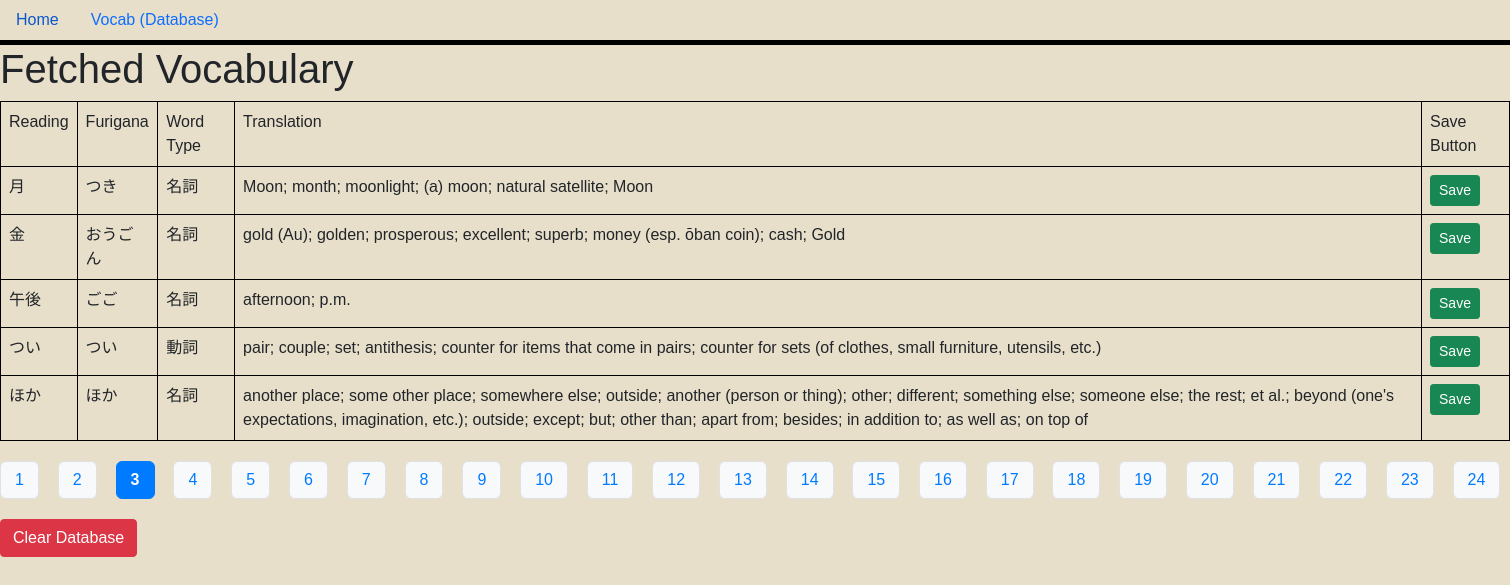
Screenshot of /?page=2 with the database file from the repository.
### main.py (models this page shows, shortened)
class Vocab(db.Model):
    id = db.Column(db.Integer, primary_key=True)
    readingJapanese = db.Column(db.String(50), nullable=False)
    wordType = db.Column(db.String(6), nullable=False)
    translation = db.Column(db.String(300), nullable=False)
    furigana = db.Column(db.String(100), nullable=True)

### main.py (the view, shortened to what this page needs)
@app.route("/", methods=["POST", "GET"])
def index():
    page = int(request.args.get("page", 0))
    per_page = 5
    def remove_saved_vocab(words):
        for vocab in words[:]:
            exists = SavedVocab.query.filter_by(
                readingJapanese=vocab.readingJapanese,
                wordType=vocab.wordType,
                translation=vocab.translation,
                furigana=vocab.furigana
            ).first()
            if exists:
                db.session.delete(vocab)
        db.session.commit()
    if request.method == "GET":
        total_words = Vocab.query.count()
        total_pages = (total_words + per_page - 1) // per_page
        page_numbers = list(range(total_pages))
        words = Vocab.query.offset(page * per_page).limit(per_page).all()
        for vocab in words:
            if not vocab.translation:
                result = data_proccessing_unit.get_jisho_translation(vocab.readingJapanese)
                translation = "; ".join(result["translations"]) if isinstance(result["translations"], list) else result["translations"]
                furigana = result["furigana"]
                vocab.translation = translation
                vocab.furigana = furigana
                db.session.commit()
        remove_saved_vocab(words)
        words = Vocab.query.offset(page * per_page).limit(per_page).all()
        next_page = page + 1
        prev_page = page - 1
        return render_template(
            "homepage.html",
            words=words,
            next_page=next_page,
            prev_page=prev_page,
            page=page,
            page_numbers=page_numbers,
            total_pages=total_pages
        )

### templates/homepage.html (shortened to what this page needs)
{% extends 'base.html' %}
{% block head %}
<link rel="stylesheet" href="../static/style.css">
{% endblock %}
{% block body %}
<div>
    <h1>Fetched Vocabulary</h1>
    {% if words|length > 0 %}
    <table class="table table-bordered">
        <tr>
            <td>Reading</td>
            <td>Furigana</td>
            <td>Word Type</td>
            <td>Translation</td>
            <td>Save Button</td>
        </tr>
        {% for item in words %}
        <tr>
            <td>{{ item.readingJapanese }}</td>
            <td>{{ item.furigana }}</td>
            <td>{{ item.wordType }}</td>
            <td>{{ item.translation }}</td>
            <td>
                <form method="post" action="/save_vocab" style="display:inline;">
                    <button type="submit" class="btn btn-success btn-sm">Save</button>
                </form>
            </td>
        </tr>
        {% endfor %}
    </table>
    <div class="pagination">
        {% for num in page_numbers %}
        {% if num == page %}
        <span class="active">{{ num + 1 }}</span>
        {% else %}
        <a href="/?page={{ num }}">{{ num + 1 }}</a>
        {% endif %}
        {% endfor %}
    </div>
    <form method="post" action="/clear" style="margin-top: 1em;">
        <button type="submit" class="btn btn-danger">Clear Database</button>
    </form>
    {% endif %}
</div>
{% endblock %}

### static/style.css (style rules this page uses)
body { background-color: #E8DFCA; font-family: Arial, sans-serif; margin: 0; padding: 0; }
.table-bordered, .table-bordered th, .table-bordered td { border: 1px solid #000 !important; }
.pagination { margin: 20px 0; text-align: center; }
.pagination a, .pagination span { display: inline-block; margin-right: 5mm; padding: 6px 14px; border-radius: 6px; background: #f8f9fa; color: #007bff; text-decoration: none; font-weight: 500; transition: background 0.2s, color 0.2s; border: 1px solid #dee2e6; }
.pagination .active { background: #007bff; color: #fff; font-weight: bold; border: 1px solid #007bff; cursor: default; }

### rows the page displays
Vocab: readingJapanese "月", furigana "つき", wordType "名詞", translation "Moon; month; moonlight; (a) moon; natural satellite; Moon"
Vocab: readingJapanese "金", furigana "おうごん", wordType "名詞", translation "gold (Au); golden; prosperous; excellent; superb; money (esp. ōban coin); cash; Gold"
Vocab: readingJapanese "午後", furigana "ごご", wordType "名詞", translation "afternoon; p.m."
Vocab: readingJapanese "つい", furigana "つい", wordType "動詞", translation "pair; couple; set; antithesis; counter for items that come in pairs; counter for sets (of clothes, small furniture, utensils, etc.)"
Vocab: readingJapanese "ほか", furigana "ほか", wordType "名詞", translation "another place; some other place; somewhere else; outside; another (person or thing); other; different; something else; someone else; the rest; et al.; beyond (one's expectations, imagination, etc.); outside; except; but; other than; apart from; besides; in addition to; as well as; on top of"

### other values shown
{{ num + 1 }} "1" "2" "4" "5" "6" "7" "8" "9" "10" "11" "12" "13" "14" "15" "16" "17" "18" "19" "20" "21" "22" "23" "24"
{{ num + 1 }} "3"
